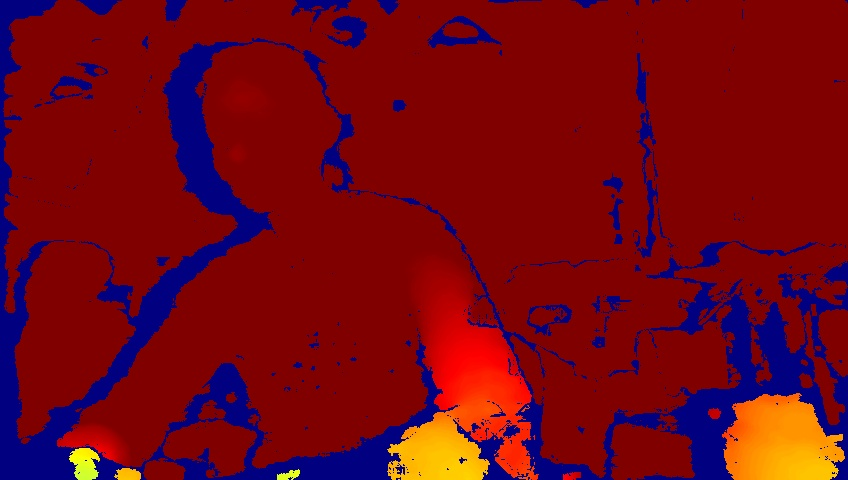
#> input picture depth2.jpg, 848 x 480 px, found by its file name
$ jupyter execute --allow-errors 'template matching opencv.ipynb'
#> lines starting #> are read from the running program, lines starting #| are printed output that depends on the picture
[cell 1]
import cv2
import numpy as np
from numpy import linalg as LA
from matplotlib import pyplot as plt
import imutils
import glob
import h5py
from PIL import Image, ImageEnhance

[cell 2]
img = cv2.imread('depth2.jpg')
#> img is the input picture: shape (480, 848, 3); mean B, G, R 20.2, 6.7, 115.9
cv2.imshow('saturated', img)
cv2.waitKey(0)
cv2.destroyAllWindows()
img2 = img.copy()

#> (a cell that did not finish here is left out)

[cell 4]
np.linspace(0.2,4.0,10)

[cell 5]
#second camera
images = ['depth1.jpg','depth2.jpg']
temp = ['depth1crop*','depth2crop*']
ball_location = []
for x in range(len(images)):
    img = cv2.imread(images[x])
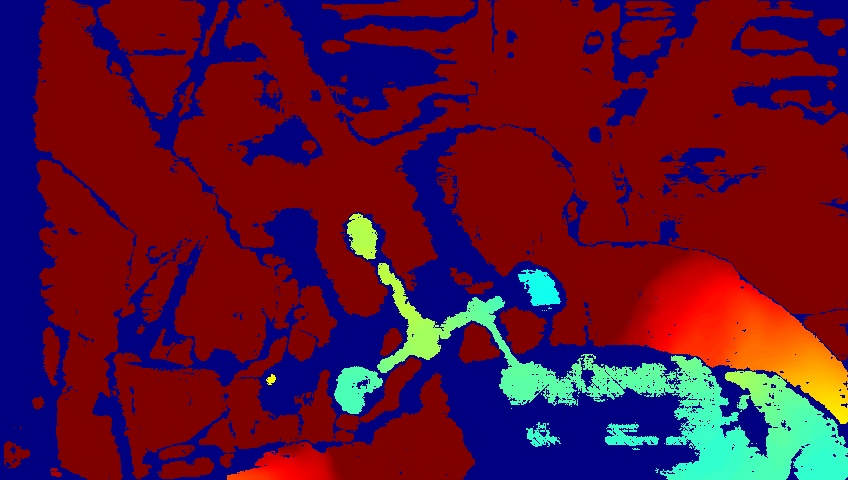
#> input picture IntelRealSense/depth1.jpg, 848 x 480 px
#> img is the input picture: shape (480, 848, 3); mean B, G, R 50.1, 19.8, 92.4
    gray = cv2.cvtColor(img, cv2.COLOR_BGR2GRAY)
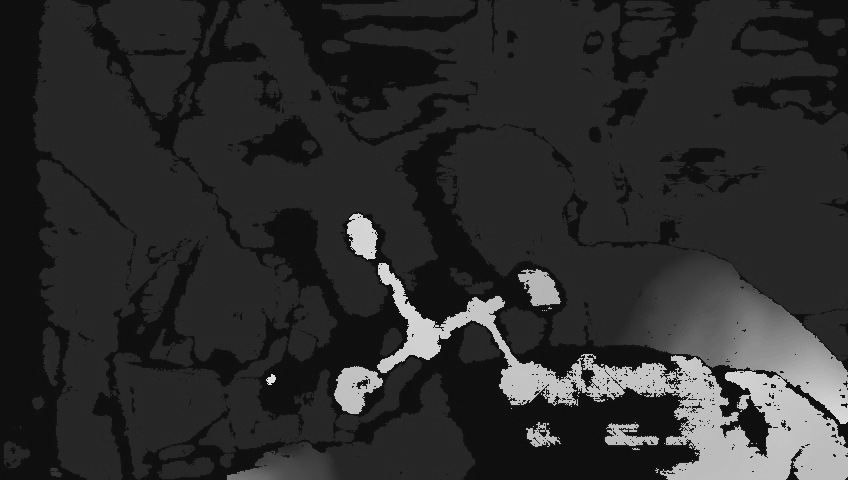
#> gray: shape (480, 848); min 10, max 231, mean 44.9


    method = ('cv2.TM_CCOEFF')
    templates = glob.glob(temp[x])
    print(templates)
    for t in templates:
        img2 = img.copy()
        template = cv2.imread(t)
        w, h = template.shape[:2]
        res = cv2.matchTemplate(img2, template, eval(method))
        min_val, max_val, min_loc, max_loc = cv2.minMaxLoc(res)
        print('max value at point', (max_val, max_loc))
        #print('min value at point', (min_val, min_loc))
        top_left = max_loc
        bottom_right = (top_left[0] +w, top_left[1]+h)
        midpoint = (np.round(bottom_right[0]+top_left[0])/2, np.round(bottom_right[1]+top_left[1])/2)
        ball_location.append(midpoint)

        cv2.rectangle(img2,top_left, bottom_right, (255,255,255),2)

        plt.subplot(121), plt.imshow(res,cmap = 'gray')
        plt.title('Matching Result'), plt.xticks([]), plt.yticks([])
        plt.subplot(122), plt.imshow(img2, cmap = 'gray')
        plt.title('Detected Point'), plt.xticks([]), plt.yticks([])
        plt.suptitle((method,t))
        plt.show()

[cell 6]
ball_location

#> (a cell that did not finish here is left out)

#> (a cell that did not finish here is left out)

#> (a cell that did not finish here is left out)

[cell 10]
xyz_loc1 = np.ndarray(shape = (4,3), dtype = float, order='F')
#> (the rest of this cell did not finish here and is left out)

[cell 11]
#center of mass
np.average(xyz_loc1, axis = 0)*100

#> (a cell that did not finish here is left out)

[cell 13]
print(LA.norm((xyz_loc1[0] - xyz_loc1[1]),2)*100)
print(LA.norm((xyz_loc1[1] - xyz_loc1[2]),2)*100)
print(LA.norm((xyz_loc1[2] - xyz_loc1[3]),2)*100)
print(LA.norm((xyz_loc1[0] - xyz_loc1[3]),2)*100)
print(LA.norm((xyz_loc1[0] - xyz_loc1[2]),2)*100)
print(LA.norm((xyz_loc1[1] - xyz_loc1[3]),2)*100)

#> (a cell that did not finish here is left out)

[cell 15]
#from PIL import Image
#multiscale template matching
#loop over the scales of the template
img = cv2.imread('depth2.jpg')
gray = cv2.cvtColor(img, cv2.COLOR_BGR2GRAY)

template = cv2.imread('/home/alissa/Desktop/circle-cropped.png')
#> (the rest of this cell did not finish here and is left out)

[cell 16]
img = cv2.imread('depth2.jpg')
gray = cv2.cvtColor(img, cv2.COLOR_BGR2GRAY)

template = cv2.imread('/home/alissa/Desktop/circle-cropped.png')
#> (the rest of this cell did not finish here and is left out)

[cell 17]
min_loc = (251,184)
x = min_loc[0]
y = min_loc[1]

[cell 18]
print(y+100)
print(y-100)

[cell 19]
img = cv2.imread('depth2.jpg')
gray = cv2.cvtColor(img, cv2.COLOR_BGR2GRAY)
img2 = gray[40:350, x-50:x+400]
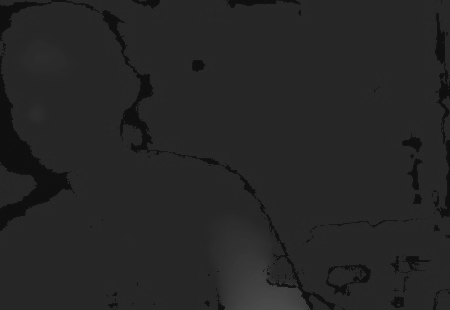
#> img2: shape (310, 450); min 13, max 74, mean 37.4


template = cv2.imread('/home/alissa/Desktop/circle-cropped.png')
#> (the rest of this cell did not finish here and is left out)
